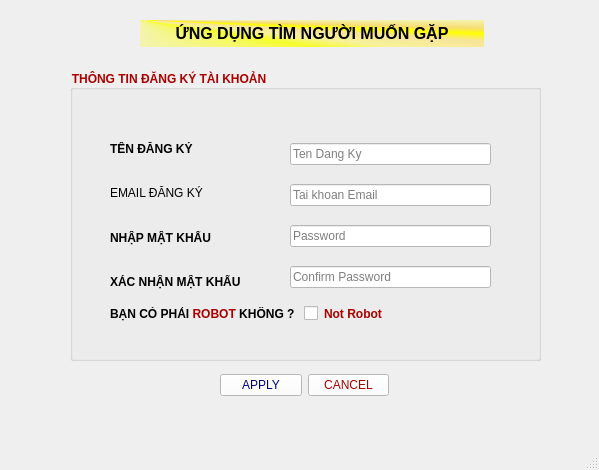
<?xml version="1.0" encoding="UTF-8"?>
<ui version="4.0">
 <class>Sign_Up_Page</class>
 <widget class="QMainWindow" name="Sign_Up_Page">
  <property name="geometry">
   <rect>
    <x>0</x>
    <y>0</y>
    <width>599</width>
    <height>470</height>
   </rect>
  </property>
  <property name="windowTitle">
   <string>MainWindow</string>
  </property>
  <widget class="QWidget" name="centralwidget">
   <widget class="QGroupBox" name="info_account">
    <property name="geometry">
     <rect>
      <x>70</x>
      <y>70</y>
      <width>471</width>
      <height>291</height>
     </rect>
    </property>
    <property name="font">
     <font>
      <family>Segoe UI</family>
      <pointsize>9</pointsize>
      <italic>false</italic>
      <bold>true</bold>
     </font>
    </property>
    <property name="styleSheet">
     <string notr="true">color: rgb(170, 0, 0);
border-color: rgb(255, 255, 127);
font: 700 9pt &quot;Segoe UI&quot;;</string>
    </property>
    <property name="title">
     <string>THÔNG TIN ĐĂNG KÝ TÀI KHOẢN</string>
    </property>
    <widget class="QWidget" name="verticalLayoutWidget">
     <property name="geometry">
      <rect>
       <x>40</x>
       <y>60</y>
       <width>181</width>
       <height>171</height>
      </rect>
     </property>
     <layout class="QVBoxLayout" name="verticalLayout">
      <item>
       <widget class="QLabel" name="label">
        <property name="font">
         <font>
          <family>Segoe UI</family>
          <pointsize>9</pointsize>
          <italic>false</italic>
          <bold>true</bold>
         </font>
        </property>
        <property name="styleSheet">
         <string notr="true">color: rgb(0, 0, 0);
font: 700 9pt &quot;Segoe UI&quot;;</string>
        </property>
        <property name="text">
         <string>&lt;html&gt;&lt;head/&gt;&lt;body&gt;&lt;p&gt;&lt;span style=&quot; font-weight:700;&quot;&gt;TÊN ĐĂNG KÝ&lt;/span&gt;&lt;/p&gt;&lt;/body&gt;&lt;/html&gt;</string>
        </property>
       </widget>
      </item>
      <item>
       <widget class="QLabel" name="label_2">
        <property name="styleSheet">
         <string notr="true">color: rgb(0, 0, 0);</string>
        </property>
        <property name="text">
         <string>&lt;html&gt;&lt;head/&gt;&lt;body&gt;&lt;p&gt;EMAIL ĐĂNG KÝ&lt;/p&gt;&lt;/body&gt;&lt;/html&gt;</string>
        </property>
       </widget>
      </item>
      <item>
       <widget class="QLabel" name="label_4">
        <property name="font">
         <font>
          <family>Segoe UI</family>
          <pointsize>9</pointsize>
          <italic>false</italic>
          <bold>true</bold>
         </font>
        </property>
        <property name="styleSheet">
         <string notr="true">color: rgb(0, 0, 0);</string>
        </property>
        <property name="text">
         <string>&lt;html&gt;&lt;head/&gt;&lt;body&gt;&lt;p&gt;&lt;span style=&quot; font-weight:700;&quot;&gt;NHẬP MẬT KHẨU&lt;/span&gt;&lt;/p&gt;&lt;/body&gt;&lt;/html&gt;</string>
        </property>
       </widget>
      </item>
      <item>
       <widget class="QLabel" name="label_5">
        <property name="font">
         <font>
          <family>Segoe UI</family>
          <pointsize>9</pointsize>
          <italic>false</italic>
          <bold>true</bold>
         </font>
        </property>
        <property name="styleSheet">
         <string notr="true">color: rgb(0, 0, 0);</string>
        </property>
        <property name="text">
         <string>&lt;html&gt;&lt;head/&gt;&lt;body&gt;&lt;p&gt;&lt;span style=&quot; font-weight:700;&quot;&gt;XÁC NHẬN MẬT KHẨU&lt;/span&gt;&lt;/p&gt;&lt;/body&gt;&lt;/html&gt;</string>
        </property>
       </widget>
      </item>
     </layout>
    </widget>
    <widget class="QWidget" name="verticalLayoutWidget_2">
     <property name="geometry">
      <rect>
       <x>220</x>
       <y>60</y>
       <width>201</width>
       <height>171</height>
      </rect>
     </property>
     <layout class="QVBoxLayout" name="verticalLayout_2">
      <item>
       <widget class="QLineEdit" name="account_name">
        <property name="styleSheet">
         <string notr="true">color: rgb(0, 0, 0);
background-color: rgb(255, 255, 255);
font: 9pt &quot;Segoe UI&quot;;</string>
        </property>
        <property name="placeholderText">
         <string>Ten Dang Ky</string>
        </property>
       </widget>
      </item>
      <item>
       <widget class="QLineEdit" name="account_email">
        <property name="styleSheet">
         <string notr="true">color: rgb(0, 0, 0);
background-color: rgb(255, 255, 255);
font: 9pt &quot;Segoe UI&quot;;</string>
        </property>
        <property name="placeholderText">
         <string>Tai khoan Email</string>
        </property>
       </widget>
      </item>
      <item>
       <widget class="QLineEdit" name="account_password">
        <property name="styleSheet">
         <string notr="true">color: rgb(0, 0, 0);
background-color: rgb(255, 255, 255);
font: 9pt &quot;Segoe UI&quot;;</string>
        </property>
        <property name="placeholderText">
         <string>Password</string>
        </property>
       </widget>
      </item>
      <item>
       <widget class="QLineEdit" name="confirm_password">
        <property name="styleSheet">
         <string notr="true">color: rgb(0, 0, 0);
background-color: rgb(255, 255, 255);
font: 9pt &quot;Segoe UI&quot;;</string>
        </property>
        <property name="echoMode">
         <enum>QLineEdit::Password</enum>
        </property>
        <property name="placeholderText">
         <string>Confirm Password</string>
        </property>
       </widget>
      </item>
     </layout>
    </widget>
    <widget class="QWidget" name="horizontalLayoutWidget">
     <property name="geometry">
      <rect>
       <x>40</x>
       <y>230</y>
       <width>381</width>
       <height>28</height>
      </rect>
     </property>
     <layout class="QHBoxLayout" name="horizontalLayout">
      <item>
       <widget class="QLabel" name="label_6">
        <property name="font">
         <font>
          <family>Segoe UI</family>
          <pointsize>9</pointsize>
          <italic>false</italic>
          <bold>true</bold>
         </font>
        </property>
        <property name="styleSheet">
         <string notr="true">color: rgb(0, 0, 0);
font: 700 9pt &quot;Segoe UI&quot;;</string>
        </property>
        <property name="text">
         <string>&lt;html&gt;&lt;head/&gt;&lt;body&gt;&lt;p&gt;BẠN CÓ PHẢI &lt;span style=&quot; color:#aa0000;&quot;&gt;ROBOT&lt;/span&gt; KHÔNG ?&lt;/p&gt;&lt;/body&gt;&lt;/html&gt;</string>
        </property>
       </widget>
      </item>
      <item>
       <widget class="QCheckBox" name="check_robot">
        <property name="font">
         <font>
          <family>Segoe UI</family>
          <pointsize>9</pointsize>
          <italic>false</italic>
          <bold>true</bold>
         </font>
        </property>
        <property name="styleSheet">
         <string notr="true">color: rgb(170, 0, 0);
font: 700 9pt &quot;Segoe UI&quot;;</string>
        </property>
        <property name="text">
         <string>Not Robot</string>
        </property>
       </widget>
      </item>
     </layout>
    </widget>
   </widget>
   <widget class="QLabel" name="title_label">
    <property name="geometry">
     <rect>
      <x>140</x>
      <y>20</y>
      <width>344</width>
      <height>27</height>
     </rect>
    </property>
    <property name="font">
     <font>
      <pointsize>12</pointsize>
      <bold>true</bold>
     </font>
    </property>
    <property name="mouseTracking">
     <bool>true</bool>
    </property>
    <property name="styleSheet">
     <string notr="true">background-color: qconicalgradient(cx:0, cy:0, angle:135, stop:0 rgba(255, 255, 0, 69), stop:0.375 rgba(255, 255, 0, 69), stop:0.423533 rgba(251, 255, 0, 145), stop:0.45 rgba(247, 255, 0, 208), stop:0.477581 rgba(255, 244, 71, 130), stop:0.518717 rgba(255, 218, 71, 130), stop:0.55 rgba(255, 255, 0, 255), stop:0.57754 rgba(255, 203, 0, 130), stop:0.625 rgba(255, 255, 0, 69), stop:1 rgba(255, 255, 0, 69));
color: rgb(0, 0, 0);</string>
    </property>
    <property name="text">
     <string>&lt;html&gt;&lt;head/&gt;&lt;body&gt;&lt;p align=&quot;center&quot;&gt;ỨNG DỤNG TÌM NGƯỜI MUỐN GẶP&lt;/p&gt;&lt;/body&gt;&lt;/html&gt;</string>
    </property>
   </widget>
   <widget class="QWidget" name="horizontalLayoutWidget_2">
    <property name="geometry">
     <rect>
      <x>220</x>
      <y>370</y>
      <width>169</width>
      <height>31</height>
     </rect>
    </property>
    <layout class="QHBoxLayout" name="horizontalLayout_4">
     <item>
      <widget class="QPushButton" name="apply_button">
       <property name="styleSheet">
        <string notr="true">color: rgb(0, 0, 127);
background-color: rgb(255, 255, 255);
font: 700 9pt &quot;Segoe UI&quot;;</string>
       </property>
       <property name="text">
        <string>APPLY</string>
       </property>
      </widget>
     </item>
     <item>
      <widget class="QPushButton" name="cancel_button">
       <property name="styleSheet">
        <string notr="true">color: rgb(170, 0, 0);
background-color: rgb(255, 255, 255);
font: 700 9pt &quot;Segoe UI&quot;;</string>
       </property>
       <property name="text">
        <string>CANCEL</string>
       </property>
      </widget>
     </item>
    </layout>
   </widget>
  </widget>
  <widget class="QMenuBar" name="menubar">
   <property name="geometry">
    <rect>
     <x>0</x>
     <y>0</y>
     <width>599</width>
     <height>25</height>
    </rect>
   </property>
  </widget>
  <widget class="QStatusBar" name="statusbar"/>
 </widget>
 <resources/>
 <connections/>
</ui>
